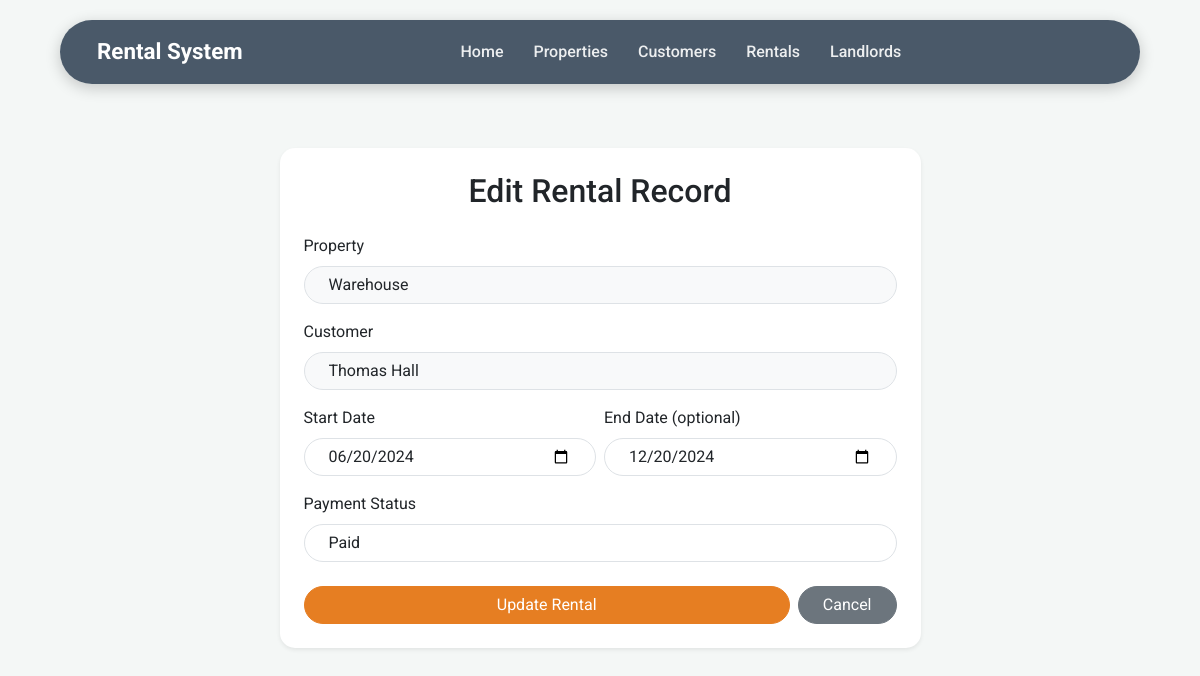
The app's page /rentals/edit.php?id=20 with its own data.
### tables this page shows
CREATE TABLE Rentals (
    rental_id INT AUTO_INCREMENT PRIMARY KEY,
    property_id INT NOT NULL,
    customer_id INT NOT NULL,
    start_date DATE NOT NULL,
    end_date DATE,
    payment_status ENUM('Paid', 'Pending') DEFAULT 'Pending',

    CONSTRAINT fk_property
        FOREIGN KEY (property_id)
        REFERENCES Properties(property_id)
        ON DELETE CASCADE
        ON UPDATE CASCADE,

    CONSTRAINT fk_customer
        FOREIGN KEY (customer_id)
        REFERENCES Customers(customer_id)
        ON DELETE CASCADE
        ON UPDATE CASCADE
);

CREATE TABLE Properties (
    property_id INT AUTO_INCREMENT PRIMARY KEY,
    landlord_id INT NOT NULL,
    title VARCHAR(100) NOT NULL,
    description TEXT,
    location VARCHAR(100) NOT NULL,
    price DECIMAL(10,2) NOT NULL,
    status ENUM('Available', 'Rented') DEFAULT 'Available',
    created_at DATETIME DEFAULT CURRENT_TIMESTAMP,
    CONSTRAINT fk_landlord
        FOREIGN KEY (landlord_id)
        REFERENCES Landlords(landlord_id)
        ON DELETE CASCADE
        ON UPDATE CASCADE
);

CREATE TABLE Customers (
    customer_id INT AUTO_INCREMENT PRIMARY KEY,
    full_name VARCHAR(50) NOT NULL,
    phone VARCHAR(20) NOT NULL,
    email VARCHAR(100),
    password VARCHAR(255) NOT NULL,
    created_at DATETIME DEFAULT CURRENT_TIMESTAMP
);

### rentals/edit.php (the view, shortened to what this page needs)
<?php
include '../header.php';
include '../db_connect.php';
$id = $_GET['id'] ?? null;
$sql = "SELECT * FROM Rentals WHERE rental_id = $id";
$result = mysqli_query($conn, $sql);
$rental = mysqli_fetch_assoc($result);
$properties_sql = "SELECT property_id, title FROM Properties ORDER BY title";
$properties_result = mysqli_query($conn, $properties_sql);
$customers_sql = "SELECT customer_id, full_name FROM Customers ORDER BY full_name";
$customers_result = mysqli_query($conn, $customers_sql);
?>
<div class="row justify-content-center mt-4">
    <div class="col-md-7">
        <div class="card p-4 shadow-sm border-0">
            <h2 class="mb-4 text-center">Edit Rental Record</h2>
            <form method="POST">
                <div class="mb-3">
                    <label for="property_id" class="form-label">Property</label>
                    <select class="form-control rounded-pill px-4 bg-light" id="property_id" name="property_id" required>
                        <?php while ($property = mysqli_fetch_assoc($properties_result)): ?>
                        <option value="<?php echo $property['property_id']; ?>" <?php if ($property['property_id'] == $rental['property_id']) echo 'selected'; ?>><?php echo htmlspecialchars($property['title']); ?></option>
                        <?php endwhile; ?>
                    </select>
                </div>
                <div class="mb-3">
                    <label for="customer_id" class="form-label">Customer</label>
                    <select class="form-control rounded-pill px-4 bg-light" id="customer_id" name="customer_id" required>
                        <?php while ($customer = mysqli_fetch_assoc($customers_result)): ?>
                        <option value="<?php echo $customer['customer_id']; ?>" <?php if ($customer['customer_id'] == $rental['customer_id']) echo 'selected'; ?>><?php echo htmlspecialchars($customer['full_name']); ?></option>
                        <?php endwhile; ?>
                    </select>
                </div>
                <div class="row gx-2">
                    <div class="col-md-6 mb-3">
                        <label for="start_date" class="form-label">Start Date</label>
                        <input type="date" class="form-control rounded-pill px-4" id="start_date" name="start_date" value="<?php echo $rental['start_date']; ?>" required>
                    </div>
                    <div class="col-md-6 mb-3">
                        <label for="end_date" class="form-label">End Date (optional)</label>
                        <input type="date" class="form-control rounded-pill px-4" id="end_date" name="end_date" value="<?php echo $rental['end_date']; ?>">
                    </div>
                </div>
                <div class="mb-4">
                    <label for="payment_status" class="form-label">Payment Status</label>
                    <select class="form-control rounded-pill px-4" id="payment_status" name="payment_status" required>
                        <option value="Paid" <?php if ($rental['payment_status'] == 'Paid') echo 'selected'; ?>>Paid</option>
                    </select>
                </div>
                <div class="d-flex gap-2">
                    <button type="submit" class="btn btn-primary rounded-pill px-5 flex-grow-1">Update Rental</button>
                    <a href="list.php" class="btn btn-secondary rounded-pill px-4">Cancel</a>
                </div>
            </form>
        </div>
    </div>
</div>
<?php include '../footer.php'; ?>

### assets/style.css (style rules this page uses)
:root { --primary-color: #2C3E50; --accent-color: #E67E22; --text-color: #333; --bg-light: #f4f7f6; }
body { font-family: 'Roboto', sans-serif; color: var(--text-color); background-color: var(--bg-light); padding-top: 100px; }
.btn-primary { background-color: var(--accent-color) !important; border-color: var(--accent-color) !important; }
.card { border: none; border-radius: 15px; box-shadow: 0 5px 15px rgba(0,0,0,0.05); }

### records on screen
rentals: property_id "Warehouse", customer_id "Thomas Hall", start_date "06/20/2024", end_date "12/20/2024", payment_status "Paid"
